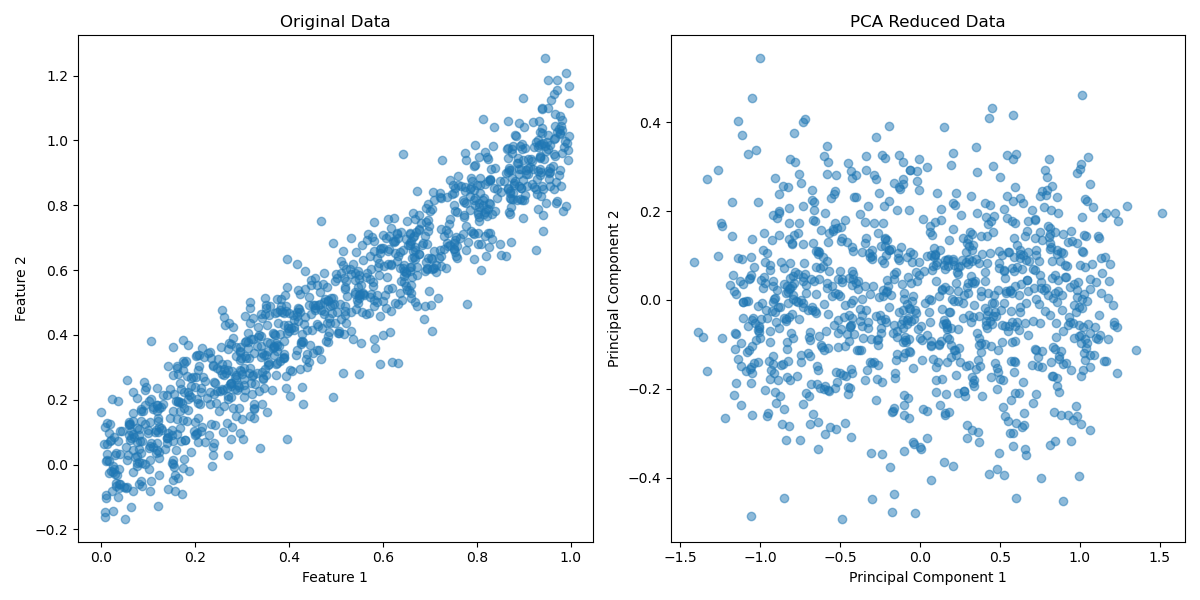

Write the Python code that produced this figure.
import numpy as np
import pandas as pd
import matplotlib.pyplot as plt

# Step 1: Create a synthetic dataset
def generate_data(n_samples=1000, n_features=5):
    np.random.seed(42)  # For reproducibility
    # Generate random data
    X = np.random.rand(n_samples, n_features)
    # Introduce correlation between features
    X[:, 1] = X[:, 0] + np.random.normal(0, 0.1, n_samples)  # Correlated with feature 0
    X[:, 2] = X[:, 0] + np.random.normal(0, 0.1, n_samples)  # Correlated with feature 0
    X[:, 3] = X[:, 1] + np.random.normal(0, 0.1, n_samples)  # Correlated with feature 1
    X[:, 4] = X[:, 2] + np.random.normal(0, 0.1, n_samples)  # Correlated with feature 2
    return X

# Step 2: Implement PCA from Scratch
class PCA:
    def __init__(self, n_components=2):
        self.n_components = n_components
        self.eigenvectors = None
        self.eigenvalues = None
        self.mean = None

    def fit(self, X):
        # Step 1: Standardize the data
        self.mean = np.mean(X, axis=0)
        X_centered = X - self.mean
        
        # Step 2: Compute the covariance matrix
        covariance_matrix = np.cov(X_centered, rowvar=False)
        
        # Step 3: Compute eigenvalues and eigenvectors
        self.eigenvalues, self.eigenvectors = np.linalg.eigh(covariance_matrix)
        
        # Step 4: Sort the eigenvectors by eigenvalues in descending order
        sorted_indices = np.argsort(self.eigenvalues)[::-1]
        self.eigenvalues = self.eigenvalues[sorted_indices]
        self.eigenvectors = self.eigenvectors[:, sorted_indices]
        
        # Step 5: Select the top n_components eigenvectors
        self.eigenvectors = self.eigenvectors[:, :self.n_components]

    def transform(self, X):
        # Center the data
        X_centered = X - self.mean
        # Project the data onto the selected eigenvectors
        return np.dot(X_centered, self.eigenvectors)

# Step 3: Visualize the Results
def visualize_results(original_data, reduced_data):
    plt.figure(figsize=(12, 6))
    
    # Original data
    plt.subplot(1, 2, 1)
    plt.scatter(original_data[:, 0], original_data[:, 1], alpha=0.5)
    plt.title("Original Data")
    plt.xlabel("Feature 1")
    plt.ylabel("Feature 2")
    
    # Reduced data
    plt.subplot(1, 2, 2)
    plt.scatter(reduced_data[:, 0], reduced_data[:, 1], alpha=0.5)
    plt.title("PCA Reduced Data")
    plt.xlabel("Principal Component 1")
    plt.ylabel("Principal Component 2")
    
    plt.tight_layout()
    plt.show()

# Create a synthetic dataset
data = generate_data(n_samples=1000, n_features=5)

# Apply PCA
pca = PCA(n_components=2)
pca.fit(data)
reduced_data = pca.transform(data)

# Visualize the results
visualize_results(data, reduced_data)
